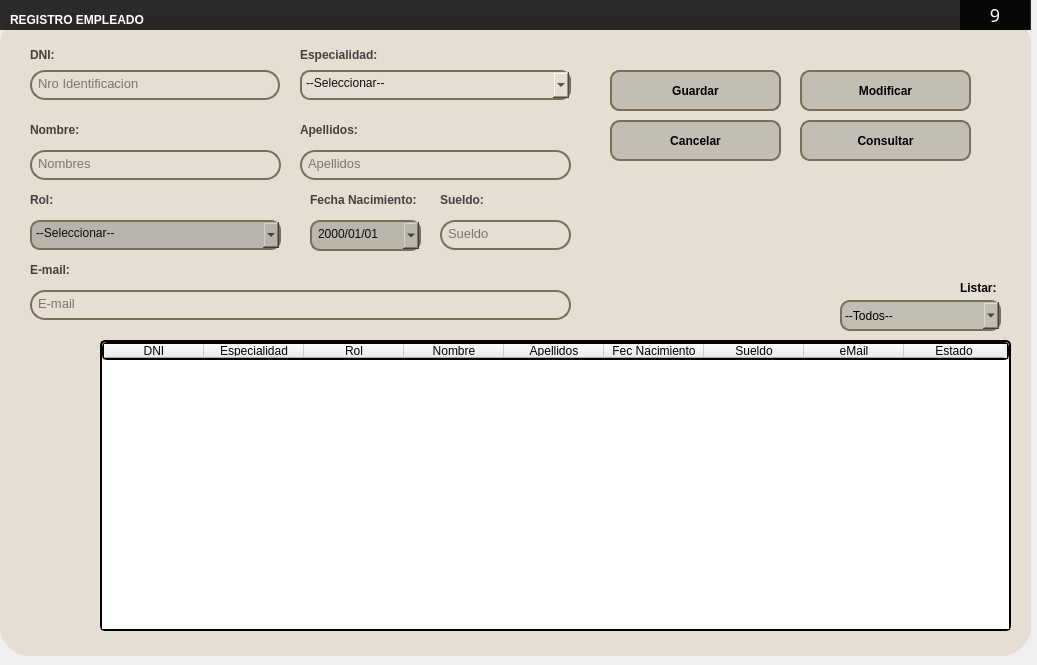
<?xml version="1.0" encoding="UTF-8"?>
<ui version="4.0">
 <class>MainWindow</class>
 <widget class="QMainWindow" name="MainWindow">
  <property name="geometry">
   <rect>
    <x>0</x>
    <y>0</y>
    <width>1037</width>
    <height>665</height>
   </rect>
  </property>
  <property name="windowTitle">
   <string>MainWindow</string>
  </property>
  <widget class="QWidget" name="centralwidget">
   <widget class="QWidget" name="widget" native="true">
    <property name="geometry">
     <rect>
      <x>-20</x>
      <y>-20</y>
      <width>1150</width>
      <height>691</height>
     </rect>
    </property>
    <property name="styleSheet">
     <string notr="true">QPushButton#Insertar{
	background-color: qlineargradient(spread:pad, x1:0, y1:0, x2:1, y2:0, stop:0 rgba(11,131,120,219), stop:1 rgba(85,98,112,226));
	color:rgba(255,255,255,210);
	border-radius:5px;
}

QPushButton#Insertar:hover{
	background-color: qlineargradient(spread:pad, x1:0, y1:0, x2:1, y2:0, stop:0 rgba(150,123,111,219), stop:1 rgba(85,81,84,226));

}

QPushButton#Insertar:pressed{
	padding-left:5px;
	padding-top:5px;
	background-color:rgba(150,123,111,255);
}

QPushButton#btnListar{
	background-color: qlineargradient(spread:pad, x1:0, y1:0, x2:1, y2:0, stop:0  #efa114, stop:1 #fccc7c );
	color:rgba(255,255,255,210);
	border:2px solid #000000;
}

QPushButton#btnListar:hover{
	background-color: qlineargradient(spread:pad, x1:0, y1:0, x2:1, y2:0, stop:0 rgba(150,123,111,219), stop:1 rgba(85,81,84,226));
	border: 2px solid #FFFFFF;

}

QPushButton#btnListar:pressed{
	padding-left:5px;
	padding-top:5px;
	background-color:rgba(150,123,111,255);
}

QPushButton#btnGuardar{
	background-color: qlineargradient(spread:pad, x1:0, y1:0, x2:1, y2:0, stop:0 #efa114, stop:1 #fccc7c );
	color:rgba(255,255,255,210);
	border:2px solid #000000;
}

QPushButton#btnGuardar:hover{
	background-color: qlineargradient(spread:pad, x1:0, y1:0, x2:1, y2:0, stop:0 rgba(150,123,111,219), stop:1 rgba(85,81,84,226));
	border: 2px solid #FFFFFF;

}

QPushButton#btnGuardar:pressed{
	padding-left:5px;
	padding-top:5px;
	background-color: #efa114;
}

QPushButton#btnModificar{
	background-color: qlineargradient(spread:pad, x1:0, y1:0, x2:1, y2:0, stop:0 #efa114, stop:1 #fccc7c );
	color:rgba(255,255,255,210);
	border:2px solid #000000;
}

QPushButton#btnModificar:hover{
	background-color: qlineargradient(spread:pad, x1:0, y1:0, x2:1, y2:0, stop:0 rgba(150,123,111,219), stop:1 rgba(85,81,84,226));
	border: 2px solid #FFFFFF;

}

QPushButton#btnModificar:pressed{
	padding-left:5px;
	padding-top:5px;
	background-color: #efa114;
}

QPushButton#btnConsultar{
	background-color: qlineargradient(spread:pad, x1:0, y1:0, x2:1, y2:0, stop:0 #efa114, stop:1 #fccc7c );
	color:rgba(255,255,255,210);
	border:2px solid #000000;
}

QPushButton#btnConsultar:hover{
	background-color: qlineargradient(spread:pad, x1:0, y1:0, x2:1, y2:0, stop:0 rgba(150,123,111,219), stop:1 rgba(85,81,84,226));
	border: 2px solid #FFFFFF;

}

QPushButton#btnConsultar:pressed{
	padding-left:5px;
	padding-top:5px;
	background-color: #efa114;
}

QPushButton#btnEliminar{
	background-color: qlineargradient(spread:pad, x1:0, y1:0, x2:1, y2:0, stop:0 #efa114, stop:1 #fccc7c );
	color:rgba(255,255,255,210);
	border:2px solid #000000;
}

QPushButton#btnEliminar:hover{
	background-color: qlineargradient(spread:pad, x1:0, y1:0, x2:1, y2:0, stop:0 rgba(150,123,111,219), stop:1 rgba(85,81,84,226));
	border: 2px solid #FFFFFF;

}

QPushButton#btnEliminar:pressed{
	padding-left:5px;
	padding-top:5px;
	background-color: #efa114;
}

QPushButton#btnRegistrar{
	background-color: qlineargradient(spread:pad, x1:0, y1:0, x2:1, y2:0, stop:0 #efa114, stop:1 #fccc7c );
	color:rgba(255,255,255,210);
	border:2px solid #000000;
}

QPushButton#btnRegistrar:hover{
	background-color: qlineargradient(spread:pad, x1:0, y1:0, x2:1, y2:0, stop:0 rgba(150,123,111,219), stop:1 rgba(85,81,84,226));
	border: 2px solid #FFFFFF;

}

QPushButton#btnRegistrar:pressed{
	padding-left:5px;
	padding-top:5px;
	background-color: #efa114;
}



</string>
    </property>
    <widget class="QLabel" name="label">
     <property name="geometry">
      <rect>
       <x>20</x>
       <y>35</y>
       <width>1031</width>
       <height>641</height>
      </rect>
     </property>
     <property name="styleSheet">
      <string notr="true">background-color:#e4ded3;
border-radius:30px</string>
     </property>
     <property name="text">
      <string/>
     </property>
    </widget>
    <widget class="QWidget" name="widget_2" native="true">
     <property name="geometry">
      <rect>
       <x>20</x>
       <y>20</y>
       <width>1031</width>
       <height>30</height>
      </rect>
     </property>
     <property name="styleSheet">
      <string notr="true">background-color:rgba(0,0,0,210);
</string>
     </property>
     <widget class="QWidget" name="horizontalWidget_3" native="true">
      <property name="geometry">
       <rect>
        <x>960</x>
        <y>0</y>
        <width>70</width>
        <height>30</height>
       </rect>
      </property>
      <property name="styleSheet">
       <string notr="true">QPushButton{
	background-color:rgba(0,0,0,0);
	color:rgb(255,255,255);
	border-radius:1px;
	font-size:18px;
	font-family:dripicons-v2;
}

QPushButton:hover{
	background-color:rgb(49,48,53)
}

QPushButton#cerrar:hover{
	background-color:rgb(232,17,25)
}

QpushButton:pressed{
	padding-top:5px;
 	padding-left:5px;
}
</string>
      </property>
      <layout class="QHBoxLayout" name="horizontalLayout_3">
       <property name="spacing">
        <number>0</number>
       </property>
       <property name="leftMargin">
        <number>0</number>
       </property>
       <property name="topMargin">
        <number>0</number>
       </property>
       <property name="rightMargin">
        <number>0</number>
       </property>
       <property name="bottomMargin">
        <number>0</number>
       </property>
       <item>
        <widget class="QPushButton" name="btnCerrar">
         <property name="minimumSize">
          <size>
           <width>30</width>
           <height>30</height>
          </size>
         </property>
         <property name="maximumSize">
          <size>
           <width>30</width>
           <height>30</height>
          </size>
         </property>
         <property name="text">
          <string>9</string>
         </property>
        </widget>
       </item>
      </layout>
     </widget>
    </widget>
    <widget class="QLabel" name="label_2">
     <property name="geometry">
      <rect>
       <x>30</x>
       <y>25</y>
       <width>200</width>
       <height>30</height>
      </rect>
     </property>
     <property name="font">
      <font>
       <pointsize>9</pointsize>
       <weight>75</weight>
       <bold>true</bold>
      </font>
     </property>
     <property name="styleSheet">
      <string notr="true">color:rgba(255,255,255,255)</string>
     </property>
     <property name="text">
      <string>REGISTRO EMPLEADO</string>
     </property>
    </widget>
    <widget class="QLabel" name="label_4">
     <property name="geometry">
      <rect>
       <x>50</x>
       <y>65</y>
       <width>151</width>
       <height>20</height>
      </rect>
     </property>
     <property name="font">
      <font>
       <pointsize>9</pointsize>
       <weight>75</weight>
       <bold>true</bold>
      </font>
     </property>
     <property name="styleSheet">
      <string notr="true">color:rgba(0,0,0,180)</string>
     </property>
     <property name="text">
      <string>DNI:</string>
     </property>
    </widget>
    <widget class="QLabel" name="label_5">
     <property name="geometry">
      <rect>
       <x>50</x>
       <y>140</y>
       <width>71</width>
       <height>20</height>
      </rect>
     </property>
     <property name="font">
      <font>
       <pointsize>9</pointsize>
       <weight>75</weight>
       <bold>true</bold>
      </font>
     </property>
     <property name="styleSheet">
      <string notr="true">color:rgba(0,0,0,180)</string>
     </property>
     <property name="text">
      <string>Nombre:</string>
     </property>
    </widget>
    <widget class="QLineEdit" name="txtDni">
     <property name="geometry">
      <rect>
       <x>50</x>
       <y>90</y>
       <width>250</width>
       <height>30</height>
      </rect>
     </property>
     <property name="font">
      <font>
       <pointsize>10</pointsize>
      </font>
     </property>
     <property name="styleSheet">
      <string notr="true">background-color:rgba(0,0,0,0);
border:1.5px solid #7c6e59;
border-radius:15px;
color:rgba(0,0,0,240);
padding-bottom:4px;
padding-left:4px</string>
     </property>
     <property name="text">
      <string/>
     </property>
     <property name="placeholderText">
      <string>Nro Identificacion</string>
     </property>
    </widget>
    <widget class="QLineEdit" name="txtNombre">
     <property name="geometry">
      <rect>
       <x>50</x>
       <y>170</y>
       <width>251</width>
       <height>30</height>
      </rect>
     </property>
     <property name="font">
      <font>
       <pointsize>10</pointsize>
      </font>
     </property>
     <property name="styleSheet">
      <string notr="true">background-color:rgba(0,0,0,0);
border:1.5px solid #7c6e59;
border-radius:15px;
color:rgba(0,0,0,240);
padding-bottom:4px;
padding-left:4px</string>
     </property>
     <property name="text">
      <string/>
     </property>
     <property name="placeholderText">
      <string>Nombres</string>
     </property>
    </widget>
    <widget class="QPushButton" name="btnRegistrar">
     <property name="geometry">
      <rect>
       <x>630</x>
       <y>90</y>
       <width>171</width>
       <height>41</height>
      </rect>
     </property>
     <property name="font">
      <font>
       <pointsize>9</pointsize>
       <weight>75</weight>
       <bold>true</bold>
      </font>
     </property>
     <property name="styleSheet">
      <string notr="true">QPushButton{
background-color: rgb(195, 190, 180);
	color: rgb(0, 0, 0);
	border-radius:10px;
	border:1.5px solid #7c6e59;
}

QPushButton:hover{
background-color: rgb(218, 212, 202);
	border:1.5px solid #7c6e59;
}

QPushButton:pressed{
	padding-left:5px;
	padding-top:5px;
	background-color: rgb(195, 190, 180);
	border:1.5px solid #7c6e59;

}</string>
     </property>
     <property name="text">
      <string>Registrar</string>
     </property>
    </widget>
    <widget class="QPushButton" name="btnCancelar">
     <property name="geometry">
      <rect>
       <x>630</x>
       <y>140</y>
       <width>171</width>
       <height>41</height>
      </rect>
     </property>
     <property name="font">
      <font>
       <pointsize>9</pointsize>
       <weight>75</weight>
       <bold>true</bold>
      </font>
     </property>
     <property name="styleSheet">
      <string notr="true">QPushButton{
background-color: rgb(195, 190, 180);
	color: rgb(0, 0, 0);
	border-radius:10px;
	border:1.5px solid #7c6e59;
}

QPushButton:hover{
background-color: rgb(218, 212, 202);
	border:1.5px solid #7c6e59;
}

QPushButton:pressed{
	padding-left:5px;
	padding-top:5px;
	background-color: rgb(195, 190, 180);
	border:1.5px solid #7c6e59;

}</string>
     </property>
     <property name="text">
      <string>Cancelar</string>
     </property>
    </widget>
    <widget class="QLabel" name="label_9">
     <property name="geometry">
      <rect>
       <x>330</x>
       <y>210</y>
       <width>141</width>
       <height>20</height>
      </rect>
     </property>
     <property name="font">
      <font>
       <pointsize>9</pointsize>
       <weight>75</weight>
       <bold>true</bold>
      </font>
     </property>
     <property name="styleSheet">
      <string notr="true">color:rgba(0,0,0,180)</string>
     </property>
     <property name="text">
      <string>Fecha Nacimiento:</string>
     </property>
    </widget>
    <widget class="QLineEdit" name="txtSueldo">
     <property name="geometry">
      <rect>
       <x>460</x>
       <y>240</y>
       <width>131</width>
       <height>30</height>
      </rect>
     </property>
     <property name="font">
      <font>
       <pointsize>10</pointsize>
      </font>
     </property>
     <property name="styleSheet">
      <string notr="true">background-color:rgba(0,0,0,0);
border:1.5px solid #7c6e59;
border-radius:15px;
color:rgba(0,0,0,240);
padding-bottom:4px;
padding-left:4px</string>
     </property>
     <property name="text">
      <string/>
     </property>
     <property name="placeholderText">
      <string>Sueldo</string>
     </property>
    </widget>
    <widget class="QLabel" name="label_10">
     <property name="geometry">
      <rect>
       <x>460</x>
       <y>210</y>
       <width>81</width>
       <height>20</height>
      </rect>
     </property>
     <property name="font">
      <font>
       <pointsize>9</pointsize>
       <weight>75</weight>
       <bold>true</bold>
      </font>
     </property>
     <property name="styleSheet">
      <string notr="true">color:rgba(0,0,0,180)</string>
     </property>
     <property name="text">
      <string>Sueldo:</string>
     </property>
    </widget>
    <widget class="QPushButton" name="btnModificar">
     <property name="geometry">
      <rect>
       <x>820</x>
       <y>90</y>
       <width>171</width>
       <height>41</height>
      </rect>
     </property>
     <property name="font">
      <font>
       <pointsize>9</pointsize>
       <weight>75</weight>
       <bold>true</bold>
      </font>
     </property>
     <property name="styleSheet">
      <string notr="true">QPushButton{
background-color: rgb(195, 190, 180);
	color: rgb(0, 0, 0);
	border-radius:10px;
	border:1.5px solid #7c6e59;
}

QPushButton:hover{
background-color: rgb(218, 212, 202);
	border:1.5px solid #7c6e59;
}

QPushButton:pressed{
	padding-left:5px;
	padding-top:5px;
	background-color: rgb(195, 190, 180);
	border:1.5px solid #7c6e59;

}</string>
     </property>
     <property name="text">
      <string>Modificar</string>
     </property>
    </widget>
    <widget class="QPushButton" name="btnConsultar">
     <property name="geometry">
      <rect>
       <x>820</x>
       <y>140</y>
       <width>171</width>
       <height>41</height>
      </rect>
     </property>
     <property name="font">
      <font>
       <pointsize>9</pointsize>
       <weight>75</weight>
       <bold>true</bold>
      </font>
     </property>
     <property name="styleSheet">
      <string notr="true">QPushButton{
background-color: rgb(195, 190, 180);
	color: rgb(0, 0, 0);
	border-radius:10px;
	border:1.5px solid #7c6e59;
}

QPushButton:hover{
background-color: rgb(218, 212, 202);
	border:1.5px solid #7c6e59;
}

QPushButton:pressed{
	padding-left:5px;
	padding-top:5px;
	background-color: rgb(195, 190, 180);
	border:1.5px solid #7c6e59;

}</string>
     </property>
     <property name="text">
      <string>Consultar</string>
     </property>
    </widget>
    <widget class="QLabel" name="label_19">
     <property name="geometry">
      <rect>
       <x>320</x>
       <y>65</y>
       <width>161</width>
       <height>20</height>
      </rect>
     </property>
     <property name="font">
      <font>
       <pointsize>9</pointsize>
       <weight>75</weight>
       <bold>true</bold>
      </font>
     </property>
     <property name="styleSheet">
      <string notr="true">color:rgba(0,0,0,180)</string>
     </property>
     <property name="text">
      <string>Especialidad:</string>
     </property>
    </widget>
    <widget class="QComboBox" name="cboEspecialidad">
     <property name="geometry">
      <rect>
       <x>320</x>
       <y>90</y>
       <width>271</width>
       <height>30</height>
      </rect>
     </property>
     <property name="styleSheet">
      <string notr="true">background-color: rgb(228, 222, 211);
border:1.5px solid #7c6e59;
border-radius:10px;
color:rgba(0,0,0,240);
padding-bottom:4px;
padding-left:4px</string>
     </property>
     <property name="editable">
      <bool>false</bool>
     </property>
     <property name="currentText">
      <string>--Seleccionar--</string>
     </property>
     <property name="currentIndex">
      <number>0</number>
     </property>
     <item>
      <property name="text">
       <string>--Seleccionar--</string>
      </property>
     </item>
    </widget>
    <widget class="QLabel" name="label_6">
     <property name="geometry">
      <rect>
       <x>320</x>
       <y>140</y>
       <width>91</width>
       <height>20</height>
      </rect>
     </property>
     <property name="font">
      <font>
       <pointsize>9</pointsize>
       <weight>75</weight>
       <bold>true</bold>
      </font>
     </property>
     <property name="styleSheet">
      <string notr="true">color:rgba(0,0,0,180)</string>
     </property>
     <property name="text">
      <string>Apellidos:</string>
     </property>
    </widget>
    <widget class="QLineEdit" name="txtApellido">
     <property name="geometry">
      <rect>
       <x>320</x>
       <y>170</y>
       <width>271</width>
       <height>30</height>
      </rect>
     </property>
     <property name="font">
      <font>
       <pointsize>10</pointsize>
      </font>
     </property>
     <property name="styleSheet">
      <string notr="true">background-color:rgba(0,0,0,0);
border:1.5px solid #7c6e59;
border-radius:15px;
color:rgba(0,0,0,240);
padding-bottom:4px;
padding-left:4px</string>
     </property>
     <property name="text">
      <string/>
     </property>
     <property name="placeholderText">
      <string>Apellidos</string>
     </property>
    </widget>
    <widget class="QLabel" name="label_11">
     <property name="geometry">
      <rect>
       <x>50</x>
       <y>280</y>
       <width>81</width>
       <height>20</height>
      </rect>
     </property>
     <property name="font">
      <font>
       <pointsize>9</pointsize>
       <weight>75</weight>
       <bold>true</bold>
      </font>
     </property>
     <property name="styleSheet">
      <string notr="true">color:rgba(0,0,0,180)</string>
     </property>
     <property name="text">
      <string>E-mail:</string>
     </property>
    </widget>
    <widget class="QLineEdit" name="txtEmail">
     <property name="geometry">
      <rect>
       <x>50</x>
       <y>310</y>
       <width>541</width>
       <height>30</height>
      </rect>
     </property>
     <property name="font">
      <font>
       <pointsize>10</pointsize>
      </font>
     </property>
     <property name="styleSheet">
      <string notr="true">background-color:rgba(0,0,0,0);
border:1.5px solid #7c6e59;
border-radius:15px;
color:rgba(0,0,0,240);
padding-bottom:4px;
padding-left:4px</string>
     </property>
     <property name="text">
      <string/>
     </property>
     <property name="placeholderText">
      <string>E-mail</string>
     </property>
    </widget>
    <widget class="QPushButton" name="btnGuardar">
     <property name="geometry">
      <rect>
       <x>630</x>
       <y>90</y>
       <width>171</width>
       <height>41</height>
      </rect>
     </property>
     <property name="font">
      <font>
       <pointsize>9</pointsize>
       <weight>75</weight>
       <bold>true</bold>
      </font>
     </property>
     <property name="styleSheet">
      <string notr="true">QPushButton{
background-color: rgb(195, 190, 180);
	color: rgb(0, 0, 0);
	border-radius:10px;
	border:1.5px solid #7c6e59;
}

QPushButton:hover{
background-color: rgb(218, 212, 202);
	border:1.5px solid #7c6e59;
}

QPushButton:pressed{
	padding-left:5px;
	padding-top:5px;
	background-color: rgb(195, 190, 180);
	border:1.5px solid #7c6e59;

}</string>
     </property>
     <property name="text">
      <string>Guardar</string>
     </property>
    </widget>
    <widget class="QTableWidget" name="tblEmpleado">
     <property name="enabled">
      <bool>true</bool>
     </property>
     <property name="geometry">
      <rect>
       <x>120</x>
       <y>360</y>
       <width>911</width>
       <height>291</height>
      </rect>
     </property>
     <property name="styleSheet">
      <string notr="true">border-radius: 5px;
border:2px solid #000000;</string>
     </property>
     <column>
      <property name="text">
       <string>DNI</string>
      </property>
     </column>
     <column>
      <property name="text">
       <string>Especialidad</string>
      </property>
     </column>
     <column>
      <property name="text">
       <string>Rol</string>
      </property>
     </column>
     <column>
      <property name="text">
       <string>Nombre</string>
      </property>
     </column>
     <column>
      <property name="text">
       <string>Apellidos</string>
      </property>
     </column>
     <column>
      <property name="text">
       <string>Fec Nacimiento</string>
      </property>
     </column>
     <column>
      <property name="text">
       <string>Sueldo</string>
      </property>
     </column>
     <column>
      <property name="text">
       <string>eMail</string>
      </property>
     </column>
     <column>
      <property name="text">
       <string>Estado</string>
      </property>
     </column>
    </widget>
    <widget class="QLabel" name="label_8">
     <property name="geometry">
      <rect>
       <x>50</x>
       <y>210</y>
       <width>91</width>
       <height>20</height>
      </rect>
     </property>
     <property name="font">
      <font>
       <pointsize>9</pointsize>
       <weight>75</weight>
       <bold>true</bold>
      </font>
     </property>
     <property name="styleSheet">
      <string notr="true">color:rgba(0,0,0,180)</string>
     </property>
     <property name="text">
      <string>Rol:</string>
     </property>
    </widget>
    <widget class="QComboBox" name="cboRol">
     <property name="geometry">
      <rect>
       <x>50</x>
       <y>240</y>
       <width>251</width>
       <height>30</height>
      </rect>
     </property>
     <property name="styleSheet">
      <string notr="true">background-color: rgb(185, 180, 171);
border:1.5px solid #7c6e59;
border-radius:10px;
color:rgba(0,0,0,240);
padding-bottom:4px;
padding-left:4px</string>
     </property>
     <property name="editable">
      <bool>false</bool>
     </property>
     <property name="currentText">
      <string>--Seleccionar--</string>
     </property>
     <property name="currentIndex">
      <number>0</number>
     </property>
     <item>
      <property name="text">
       <string>--Seleccionar--</string>
      </property>
     </item>
    </widget>
    <widget class="QDateEdit" name="deFechaNacimiento">
     <property name="geometry">
      <rect>
       <x>330</x>
       <y>240</y>
       <width>111</width>
       <height>31</height>
      </rect>
     </property>
     <property name="styleSheet">
      <string notr="true">background-color: rgb(187, 182, 172);
border:1.5px solid #7c6e59;
border-radius:10px;
color:rgba(0,0,0,240);
padding-bottom:4px;
padding-left:4px</string>
     </property>
     <property name="displayFormat">
      <string>yyyy/MM/dd</string>
     </property>
     <property name="calendarPopup">
      <bool>true</bool>
     </property>
    </widget>
    <widget class="QLabel" name="label_7">
     <property name="geometry">
      <rect>
       <x>980</x>
       <y>300</y>
       <width>41</width>
       <height>16</height>
      </rect>
     </property>
     <property name="font">
      <font>
       <pointsize>9</pointsize>
       <weight>75</weight>
       <bold>true</bold>
      </font>
     </property>
     <property name="styleSheet">
      <string notr="true">background-color: rgb(228, 222, 211);</string>
     </property>
     <property name="text">
      <string>Listar:</string>
     </property>
    </widget>
    <widget class="QComboBox" name="cboListar">
     <property name="geometry">
      <rect>
       <x>860</x>
       <y>320</y>
       <width>161</width>
       <height>31</height>
      </rect>
     </property>
     <property name="cursor">
      <cursorShape>PointingHandCursor</cursorShape>
     </property>
     <property name="styleSheet">
      <string notr="true">background-color: rgb(195, 190, 180);
border:1.5px solid #7c6e59;
border-radius:10px;</string>
     </property>
     <item>
      <property name="text">
       <string>--Todos--</string>
      </property>
     </item>
     <item>
      <property name="text">
       <string>Activo</string>
      </property>
     </item>
     <item>
      <property name="text">
       <string>Inactivo</string>
      </property>
     </item>
    </widget>
    <zorder>label</zorder>
    <zorder>widget_2</zorder>
    <zorder>label_2</zorder>
    <zorder>label_4</zorder>
    <zorder>label_5</zorder>
    <zorder>txtDni</zorder>
    <zorder>txtNombre</zorder>
    <zorder>btnRegistrar</zorder>
    <zorder>btnCancelar</zorder>
    <zorder>label_9</zorder>
    <zorder>txtSueldo</zorder>
    <zorder>label_10</zorder>
    <zorder>btnModificar</zorder>
    <zorder>btnConsultar</zorder>
    <zorder>label_19</zorder>
    <zorder>cboEspecialidad</zorder>
    <zorder>label_6</zorder>
    <zorder>txtApellido</zorder>
    <zorder>label_11</zorder>
    <zorder>txtEmail</zorder>
    <zorder>tblEmpleado</zorder>
    <zorder>label_8</zorder>
    <zorder>cboRol</zorder>
    <zorder>deFechaNacimiento</zorder>
    <zorder>btnGuardar</zorder>
    <zorder>label_7</zorder>
    <zorder>cboListar</zorder>
   </widget>
  </widget>
 </widget>
 <resources/>
 <connections/>
</ui>
